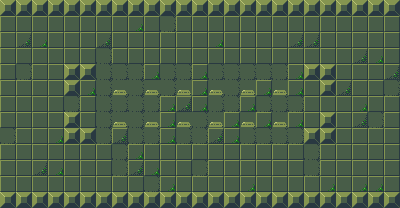

A 2D game scene composited from a Tiled map and its tileset images. What follows is a short description and the map's XML, with every tile layer's data as written:
An orthogonal 25x13 tile map with 16x16 px tiles, 1 tile layer (tiles), 2 tilesets and 5 objects (exit1, exit2).

<map version="1.0" orientation="orthogonal" renderorder="right-down" width="25" height="13" tilewidth="16" tileheight="16" nextobjectid="6">
 <tileset firstgid="1" source="basegreenbleh.tsx" />
 <tileset firstgid="17" source="bads.tsx" />
 <layer name="tiles" width="25" height="13">
  <data encoding="csv">
2,2,2,2,2,2,2,2,2,2,2,2,2,2,2,2,2,2,2,2,2,2,2,2,2,
1,1,1,1,1,1,1,1,3,1,5,1,1,1,1,1,1,1,1,1,1,1,1,1,1,
1,4,3,1,1,1,4,1,1,1,1,1,1,3,1,1,1,1,4,4,1,1,1,1,1,
1,1,1,1,1,1,5,1,1,1,1,1,1,1,1,1,1,1,1,1,1,1,4,3,1,
1,5,1,1,2,2,5,5,5,3,5,5,3,5,5,5,5,5,3,2,2,1,1,1,4,
1,1,1,1,2,3,5,6,5,6,5,6,3,6,5,6,3,6,3,1,2,4,1,1,5,
1,1,1,1,5,1,5,5,5,5,3,4,3,5,5,3,5,5,5,1,1,1,3,1,1,
1,1,1,1,2,1,5,6,5,6,3,6,5,6,3,6,3,6,3,1,2,1,4,5,1,
5,1,1,3,2,2,5,4,5,5,3,5,5,4,3,5,5,5,5,2,2,1,1,1,1,
1,1,1,1,1,1,1,5,3,1,1,1,1,1,1,1,1,1,1,5,1,1,1,1,1,
1,1,4,3,1,1,1,5,4,3,1,1,5,1,1,1,1,1,1,5,1,1,1,1,1,
1,1,1,1,1,1,1,1,1,5,3,1,1,1,1,3,1,1,1,1,3,1,3,3,1,
2,2,2,2,2,2,2,2,2,2,2,2,2,2,2,2,2,2,2,2,2,2,2,2,2
</data>
 </layer>
 <objectgroup name="exits">
  <object id="1" name="exit1" x="0" y="16">
   <properties>
    <property name="exit" type="int" value="-1" />
    <property name="xflip" type="int" value="0" />
   </properties>
   <polyline points="0,0 0,176" />
  </object>
  <object id="2" name="exit2" x="400" y="16">
   <properties>
    <property name="exit" type="int" value="1" />
    <property name="xflip" type="int" value="0" />
   </properties>
   <polyline points="0,0 0,176" />
  </object>
 </objectgroup>
 <objectgroup name="bads">
  <object id="3" gid="17" x="128" y="96" width="16" height="16" />
  <object id="4" gid="17" x="256" y="96" width="16" height="16" />
  <object id="5" gid="17" x="192" y="96" width="16" height="16" />
 </objectgroup>
</map>